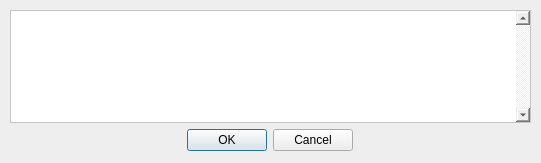
<?xml version="1.0" encoding="UTF-8"?>
<ui version="4.0">
 <class>ViewPurchasesPopup</class>
 <widget class="QWidget" name="ViewPurchasesPopup">
  <property name="geometry">
   <rect>
    <x>0</x>
    <y>0</y>
    <width>541</width>
    <height>163</height>
   </rect>
  </property>
  <property name="windowTitle">
   <string>Form</string>
  </property>
  <property name="styleSheet">
   <string notr="true">background-color: rgb(238, 238, 238);</string>
  </property>
  <widget class="QWidget" name="verticalLayoutWidget">
   <property name="geometry">
    <rect>
     <x>10</x>
     <y>10</y>
     <width>521</width>
     <height>141</height>
    </rect>
   </property>
   <layout class="QVBoxLayout" name="verticalLayout">
    <item>
     <widget class="QTableView" name="purchases_popup_tableView">
      <property name="styleSheet">
       <string notr="true">background-color: rgb(255, 255, 255);</string>
      </property>
      <property name="verticalScrollBarPolicy">
       <enum>Qt::ScrollBarAlwaysOn</enum>
      </property>
      <property name="editTriggers">
       <set>QAbstractItemView::NoEditTriggers</set>
      </property>
      <property name="alternatingRowColors">
       <bool>true</bool>
      </property>
      <property name="selectionMode">
       <enum>QAbstractItemView::NoSelection</enum>
      </property>
     </widget>
    </item>
    <item alignment="Qt::AlignHCenter">
     <widget class="QDialogButtonBox" name="purchases_popup_buttonBox">
      <property name="standardButtons">
       <set>QDialogButtonBox::Cancel|QDialogButtonBox::Ok</set>
      </property>
     </widget>
    </item>
   </layout>
  </widget>
 </widget>
 <resources/>
 <connections/>
</ui>
